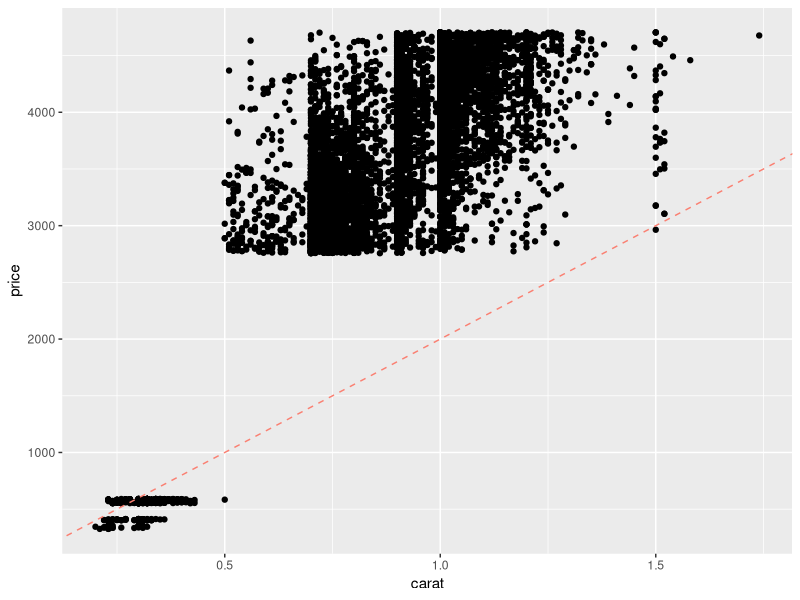
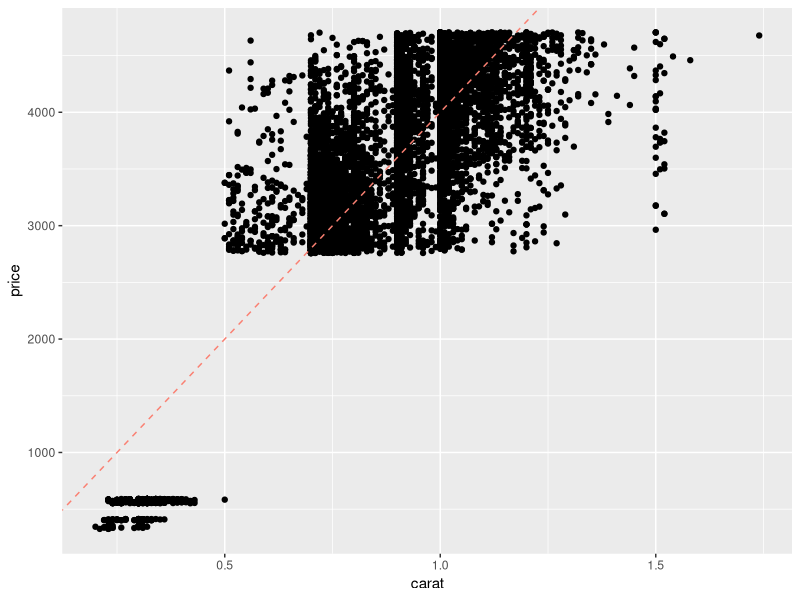
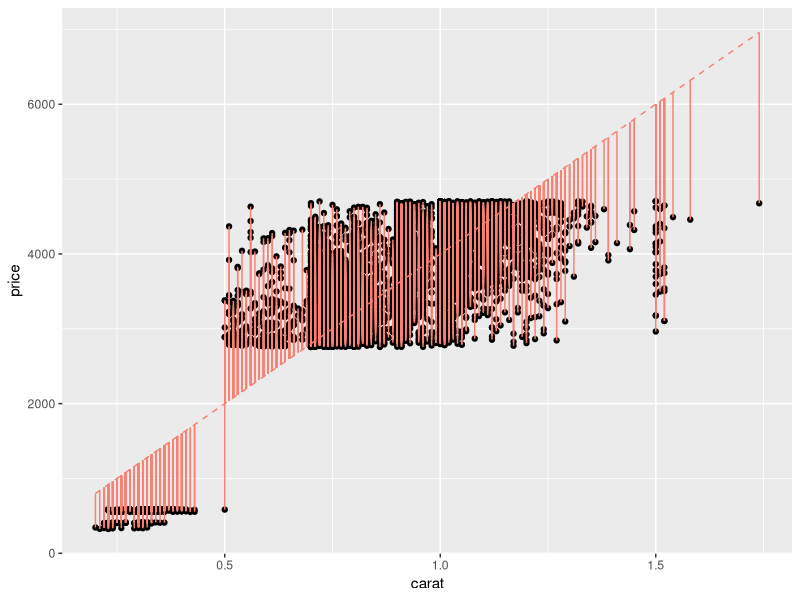
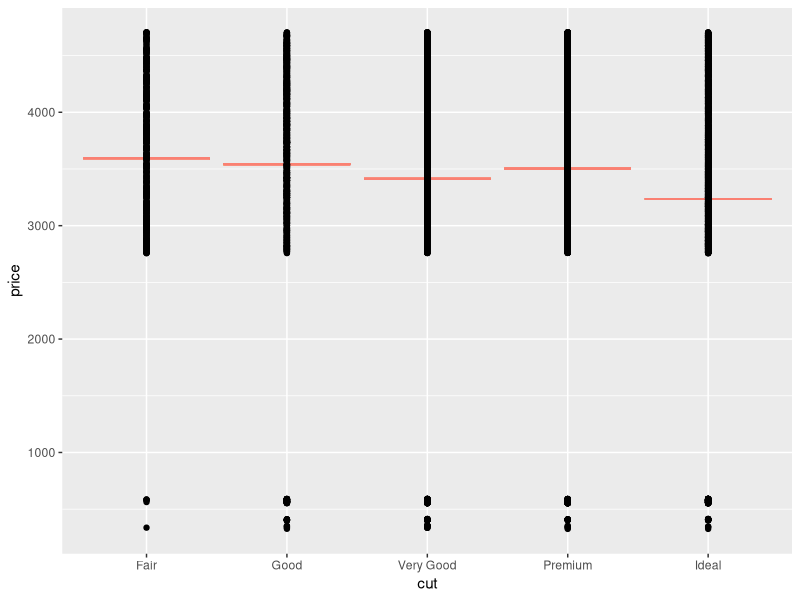
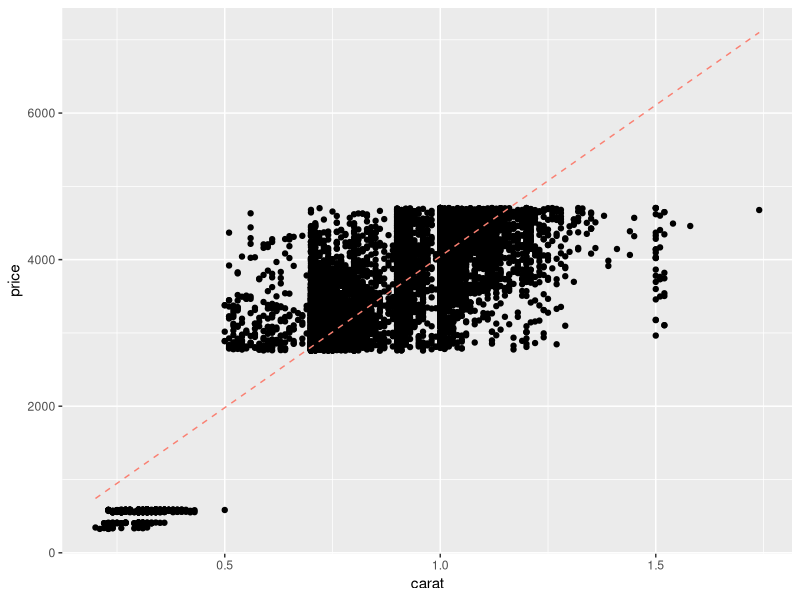
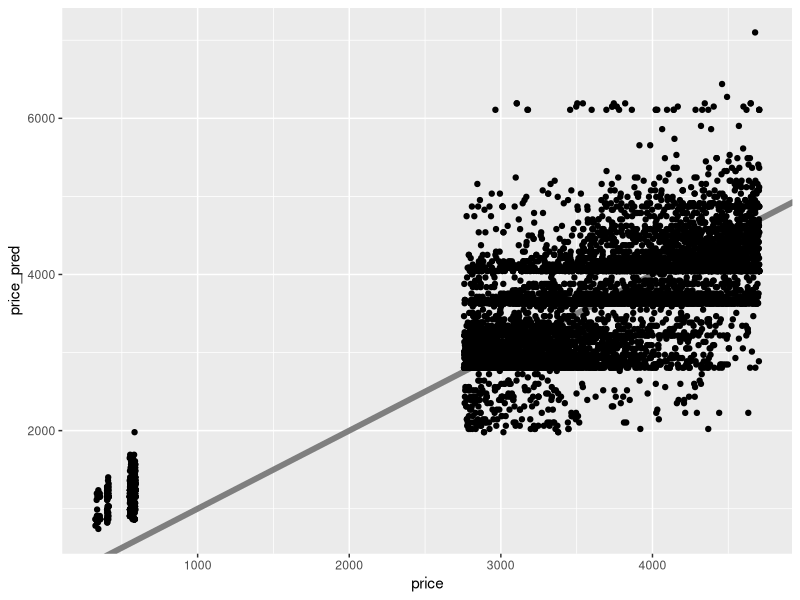

Write R code to recreate these figures, in order. (Note: this script raises an error after producing the figures.)
## ---- chunk 1
library(tidyverse)
library(modelr)
library(broom)

## NOTE: No need to edit this chunk
set.seed(101)

## Select training data
df_train <-
  diamonds %>%
  slice(1:1e4)

## Select test data
df_test <-
  diamonds %>%
  slice((1e4 + 1):2e4)
## ---- chunk 2
## Set model parameter values [theta]
slope <- 1000 / 0.5 # Eyeball: $1000 / (1/2) carat
intercept <- 0

## Represent model as an `abline`
df_train %>%

  ggplot(aes(carat, price)) +
  geom_point() +
  geom_abline(
    slope = slope,
    intercept = intercept,
    linetype = 2,
    color = "salmon"
  )
## ---- chunk 3
## Set model parameter values [theta]
slope <- 2000 / 0.5 # Adjusted by factor of 2
intercept <- 0

## Represent model as an `abline`
df_train %>%

  ggplot(aes(carat, price)) +
  geom_point() +
  geom_abline(
    slope = slope,
    intercept = intercept,
    linetype = 2,
    color = "salmon"
  )
## ---- chunk 4
## Set model parameter values [theta]
slope <- 2000 / 0.5
intercept <- 0

## Compute predicted values
df_train %>%
  mutate(price_pred = slope * carat + intercept) %>%

  ## Visualize *residuals* as vertical bars
  ggplot(aes(carat, price)) +
  geom_point() +
  geom_segment(
    aes(xend = carat, yend = price_pred),
    color = "salmon"
  ) +
  geom_line(
    aes(y = price_pred),
    linetype = 2,
    color = "salmon"
  )
## ---- chunk 5
## Fit model
fit_carat <-
  df_train %>%
  lm(
    data = .,               # Data for fit
    formula = price ~ carat # Formula for fit
  )

fit_carat %>% tidy()
## ---- chunk 6
## Fit a model with carat and cut as predictors
fit_q1 <- NA

fit_q1 %>% tidy()
## ---- chunk 7
## NOTE: No need to edit; just run and inspect
fit_cut <- 
  lm(
    data = df_train,
    formula = price ~ cut
  )

df_train %>% 
  add_predictions(fit_cut, var = "price_pred") %>% 
  ggplot(aes(cut)) +
  geom_errorbar(aes(ymin = price_pred, ymax = price_pred), color = "salmon") +
  geom_point(aes(y = price))
## ---- chunk 8
## Compute predicted values
df_train %>%
  add_predictions(
    model = fit_carat,
    var = "price_pred"
  ) %>%

  ggplot(aes(carat, price)) +
  geom_point() +
  geom_line(
    aes(y = price_pred),
    linetype = 2,
    color = "salmon"
  )
## ---- chunk 9
## TASK: Create a visual of price_pred vs carat using your model fit_q1
## ---- chunk 10
## Compute metrics
mse(fit_carat, df_train)
rsquare(fit_carat, df_train)
## ---- chunk 11

## ---- chunk 12
## NOTE: No need to change this
## predicted vs actual
df_train %>%
  add_predictions(
    model = fit_carat,
    var = "price_pred"
  ) %>%

  ggplot(aes(price, price_pred)) +
  geom_abline(slope = 1, intercept = 0, color = "grey50", size = 2) +
  geom_point()
## ---- chunk 13
## TASK: Fit a model on carat, cut, color, and clarity
fit_4c <- NA

rsquare(fit_q1, df_train)
rsquare(fit_4c, df_train)
## ---- chunk 14
## NOTE: No need to edit this chunk
## Helper function to compute uncertainty bounds
add_uncertainties <- function(data, model, prefix = "pred", ...) {
  df_fit <- 
    stats::predict(model, data, ...) %>% 
    as_tibble() %>% 
    rename_with(~ str_c(prefix, "_", .))
  
  bind_cols(data, df_fit)
}

## Generate predictions with uncertainties
df_pred_uq <- 
  df_train %>%
  add_uncertainties(
    model = fit_carat,
    prefix = "pred",
    interval = "prediction",
    level = 0.95
  )

df_pred_uq %>% glimpse()
## ---- chunk 15
## NOTE: No need to edit this chunk
# Visualize
df_pred_uq %>% 
  filter(price < 1000) %>% 
  
  ggplot(aes(price)) +
  geom_abline(slope = 1, intercept = 0, size = 2, color = "grey50") +
  geom_errorbar(
    data = . %>% filter(pred_lwr <= price & price <= pred_upr),
    aes(ymin = pred_lwr, ymax = pred_upr), 
    width = 0,
    size = 0.5,
    alpha = 1 / 2,
    color = "darkturquoise"
  ) +
  geom_errorbar(
    data = . %>% filter(price < pred_lwr | pred_upr < price),
    aes(ymin = pred_lwr, ymax = pred_upr), 
    width = 0,
    size = 0.5,
    color = "salmon"
  ) +
  geom_point(aes(y = pred_fit), size = 0.1) +
  theme_minimal()
## ---- chunk 16
## NOTE: No need to edit this chunk
# Compute empirical coverage
df_pred_uq %>% 
  summarize(coverage = mean(pred_lwr <= price & price <= pred_upr))
## ---- chunk 17
## TODO: Compute prediction intervals for each prediction with fit_4c
df_q6 <- NA

## NOTE: No need to edit code below
# Compute empirical coverage
df_q6 %>% 
  summarize(coverage = mean(pred_lwr <= price & price <= pred_upr))

# Visualize
df_q6 %>% 
  ggplot(aes(price)) +
  geom_abline(slope = 1, intercept = 0, size = 2, color = "grey50") +
  geom_errorbar(
    data = . %>% filter(pred_lwr <= price & price <= pred_upr),
    aes(ymin = pred_lwr, ymax = pred_upr), 
    width = 0,
    size = 0.1,
    alpha = 1 / 5,
    color = "darkturquoise"
  ) +
  geom_errorbar(
    data = . %>% filter(price < pred_lwr | pred_upr < price),
    aes(ymin = pred_lwr, ymax = pred_upr), 
    width = 0,
    size = 0.1,
    color = "salmon"
  ) +
  geom_point(aes(y = pred_fit), size = 0.1) +
  theme_minimal()
## ---- chunk 18
## NOTE: No need to edit this chunk
rsquare(fit_4c, df_train)
rsquare(fit_4c, df_test)
